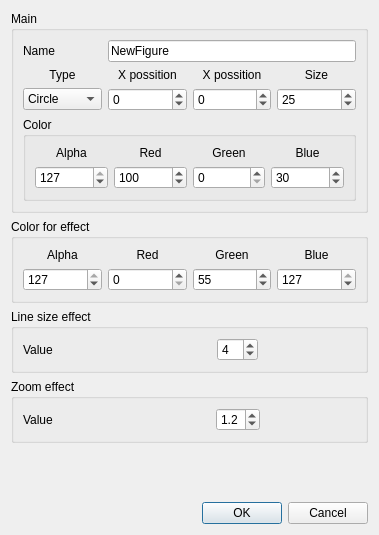
<?xml version="1.0" encoding="UTF-8"?>
<ui version="4.0">
 <class>DialogNewFigure</class>
 <widget class="QDialog" name="DialogNewFigure">
  <property name="geometry">
   <rect>
    <x>0</x>
    <y>0</y>
    <width>379</width>
    <height>535</height>
   </rect>
  </property>
  <property name="windowTitle">
   <string>Dialog</string>
  </property>
  <layout class="QVBoxLayout" name="verticalLayout">
   <item>
    <widget class="QGroupBox" name="groupBox_main">
     <property name="title">
      <string>Main</string>
     </property>
     <layout class="QGridLayout" name="gridLayout_3">
      <item row="0" column="0">
       <widget class="QLabel" name="label_name">
        <property name="text">
         <string>Name</string>
        </property>
       </widget>
      </item>
      <item row="1" column="0">
       <widget class="QLabel" name="labeltype">
        <property name="text">
         <string>Type</string>
        </property>
        <property name="alignment">
         <set>Qt::AlignCenter</set>
        </property>
       </widget>
      </item>
      <item row="1" column="1">
       <widget class="QLabel" name="label_xPos">
        <property name="text">
         <string>X possition</string>
        </property>
        <property name="alignment">
         <set>Qt::AlignCenter</set>
        </property>
       </widget>
      </item>
      <item row="1" column="2">
       <widget class="QLabel" name="label_yPos">
        <property name="text">
         <string>X possition</string>
        </property>
        <property name="alignment">
         <set>Qt::AlignCenter</set>
        </property>
       </widget>
      </item>
      <item row="1" column="3">
       <widget class="QLabel" name="label_size">
        <property name="text">
         <string>Size</string>
        </property>
        <property name="alignment">
         <set>Qt::AlignCenter</set>
        </property>
       </widget>
      </item>
      <item row="2" column="0">
       <widget class="QComboBox" name="comboBox_type">
        <item>
         <property name="text">
          <string>Circle</string>
         </property>
        </item>
        <item>
         <property name="text">
          <string>Square</string>
         </property>
        </item>
        <item>
         <property name="text">
          <string>Triangle</string>
         </property>
        </item>
       </widget>
      </item>
      <item row="2" column="1">
       <widget class="QSpinBox" name="spinBox_xPos">
        <property name="minimum">
         <number>-9999</number>
        </property>
        <property name="maximum">
         <number>9999</number>
        </property>
       </widget>
      </item>
      <item row="2" column="2">
       <widget class="QSpinBox" name="spinBox_yPos">
        <property name="minimum">
         <number>-9999</number>
        </property>
        <property name="maximum">
         <number>9999</number>
        </property>
       </widget>
      </item>
      <item row="2" column="3">
       <widget class="QSpinBox" name="spinBox_size">
        <property name="minimum">
         <number>10</number>
        </property>
        <property name="maximum">
         <number>50</number>
        </property>
        <property name="value">
         <number>25</number>
        </property>
       </widget>
      </item>
      <item row="3" column="0" colspan="4">
       <widget class="QGroupBox" name="groupBox_color">
        <property name="title">
         <string>Color</string>
        </property>
        <layout class="QGridLayout" name="gridLayout">
         <item row="0" column="0">
          <widget class="QLabel" name="label_alpha">
           <property name="text">
            <string>Alpha</string>
           </property>
           <property name="alignment">
            <set>Qt::AlignCenter</set>
           </property>
          </widget>
         </item>
         <item row="0" column="1">
          <widget class="QLabel" name="label_red">
           <property name="text">
            <string>Red</string>
           </property>
           <property name="alignment">
            <set>Qt::AlignCenter</set>
           </property>
          </widget>
         </item>
         <item row="0" column="2">
          <widget class="QLabel" name="label_green">
           <property name="text">
            <string>Green</string>
           </property>
           <property name="alignment">
            <set>Qt::AlignCenter</set>
           </property>
          </widget>
         </item>
         <item row="0" column="3">
          <widget class="QLabel" name="label_blue">
           <property name="text">
            <string>Blue</string>
           </property>
           <property name="alignment">
            <set>Qt::AlignCenter</set>
           </property>
          </widget>
         </item>
         <item row="1" column="0">
          <widget class="QSpinBox" name="spinBox_alpa">
           <property name="minimum">
            <number>0</number>
           </property>
           <property name="maximum">
            <number>127</number>
           </property>
           <property name="value">
            <number>127</number>
           </property>
          </widget>
         </item>
         <item row="1" column="1">
          <widget class="QSpinBox" name="spinBox_red">
           <property name="minimum">
            <number>0</number>
           </property>
           <property name="maximum">
            <number>127</number>
           </property>
           <property name="value">
            <number>100</number>
           </property>
          </widget>
         </item>
         <item row="1" column="2">
          <widget class="QSpinBox" name="spinBox_green">
           <property name="minimum">
            <number>0</number>
           </property>
           <property name="maximum">
            <number>127</number>
           </property>
          </widget>
         </item>
         <item row="1" column="3">
          <widget class="QSpinBox" name="spinBox_blue">
           <property name="minimum">
            <number>0</number>
           </property>
           <property name="maximum">
            <number>127</number>
           </property>
           <property name="value">
            <number>30</number>
           </property>
          </widget>
         </item>
        </layout>
       </widget>
      </item>
      <item row="0" column="1" colspan="3">
       <widget class="QLineEdit" name="lineEdit_name">
        <property name="text">
         <string>NewFigure</string>
        </property>
       </widget>
      </item>
     </layout>
    </widget>
   </item>
   <item>
    <widget class="QGroupBox" name="groupBox_colorEffect">
     <property name="enabled">
      <bool>true</bool>
     </property>
     <property name="title">
      <string>Color for effect</string>
     </property>
     <layout class="QGridLayout" name="gridLayout_2">
      <item row="0" column="0">
       <widget class="QLabel" name="label_alphaEffect">
        <property name="text">
         <string>Alpha</string>
        </property>
        <property name="alignment">
         <set>Qt::AlignCenter</set>
        </property>
       </widget>
      </item>
      <item row="0" column="1">
       <widget class="QLabel" name="label_redEffect">
        <property name="text">
         <string>Red</string>
        </property>
        <property name="alignment">
         <set>Qt::AlignCenter</set>
        </property>
       </widget>
      </item>
      <item row="0" column="2">
       <widget class="QLabel" name="label_greenEffect">
        <property name="text">
         <string>Green</string>
        </property>
        <property name="alignment">
         <set>Qt::AlignCenter</set>
        </property>
       </widget>
      </item>
      <item row="0" column="3">
       <widget class="QLabel" name="label_blueEffect">
        <property name="text">
         <string>Blue</string>
        </property>
        <property name="alignment">
         <set>Qt::AlignCenter</set>
        </property>
       </widget>
      </item>
      <item row="1" column="0">
       <widget class="QSpinBox" name="spinBox_alpaEffect">
        <property name="maximum">
         <number>127</number>
        </property>
        <property name="value">
         <number>127</number>
        </property>
       </widget>
      </item>
      <item row="1" column="1">
       <widget class="QSpinBox" name="spinBox_redEffect">
        <property name="maximum">
         <number>127</number>
        </property>
       </widget>
      </item>
      <item row="1" column="2">
       <widget class="QSpinBox" name="spinBox_greenEffect">
        <property name="maximum">
         <number>127</number>
        </property>
        <property name="value">
         <number>55</number>
        </property>
       </widget>
      </item>
      <item row="1" column="3">
       <widget class="QSpinBox" name="spinBox_blueEffect">
        <property name="maximum">
         <number>127</number>
        </property>
        <property name="value">
         <number>127</number>
        </property>
       </widget>
      </item>
     </layout>
    </widget>
   </item>
   <item>
    <widget class="QGroupBox" name="groupBox_sizeEffect">
     <property name="title">
      <string>Line size effect</string>
     </property>
     <layout class="QHBoxLayout" name="horizontalLayout">
      <item>
       <widget class="QLabel" name="label_sizeEffect">
        <property name="text">
         <string>Value</string>
        </property>
       </widget>
      </item>
      <item>
       <spacer name="horizontalSpacer">
        <property name="orientation">
         <enum>Qt::Horizontal</enum>
        </property>
        <property name="sizeHint" stdset="0">
         <size>
          <width>158</width>
          <height>20</height>
         </size>
        </property>
       </spacer>
      </item>
      <item>
       <widget class="QSpinBox" name="spinBox_sizeEffect">
        <property name="maximum">
         <number>10</number>
        </property>
        <property name="value">
         <number>4</number>
        </property>
       </widget>
      </item>
      <item>
       <spacer name="horizontalSpacer_3">
        <property name="orientation">
         <enum>Qt::Horizontal</enum>
        </property>
        <property name="sizeHint" stdset="0">
         <size>
          <width>40</width>
          <height>20</height>
         </size>
        </property>
       </spacer>
      </item>
     </layout>
    </widget>
   </item>
   <item>
    <widget class="QGroupBox" name="groupBox_zoomEffect">
     <property name="title">
      <string>Zoom effect</string>
     </property>
     <layout class="QHBoxLayout" name="horizontalLayout_2">
      <item>
       <widget class="QLabel" name="label_zoomEffect">
        <property name="text">
         <string>Value</string>
        </property>
       </widget>
      </item>
      <item>
       <spacer name="horizontalSpacer_2">
        <property name="orientation">
         <enum>Qt::Horizontal</enum>
        </property>
        <property name="sizeHint" stdset="0">
         <size>
          <width>157</width>
          <height>20</height>
         </size>
        </property>
       </spacer>
      </item>
      <item>
       <widget class="QDoubleSpinBox" name="doubleSpinBox_zoomEffect">
        <property name="decimals">
         <number>1</number>
        </property>
        <property name="maximum">
         <double>3.000000000000000</double>
        </property>
        <property name="singleStep">
         <double>0.100000000000000</double>
        </property>
        <property name="value">
         <double>1.200000000000000</double>
        </property>
       </widget>
      </item>
      <item>
       <spacer name="horizontalSpacer_4">
        <property name="orientation">
         <enum>Qt::Horizontal</enum>
        </property>
        <property name="sizeHint" stdset="0">
         <size>
          <width>40</width>
          <height>20</height>
         </size>
        </property>
       </spacer>
      </item>
     </layout>
    </widget>
   </item>
   <item>
    <spacer name="verticalSpacer">
     <property name="orientation">
      <enum>Qt::Vertical</enum>
     </property>
     <property name="sizeHint" stdset="0">
      <size>
       <width>20</width>
       <height>40</height>
      </size>
     </property>
    </spacer>
   </item>
   <item>
    <widget class="QDialogButtonBox" name="buttonBox">
     <property name="orientation">
      <enum>Qt::Horizontal</enum>
     </property>
     <property name="standardButtons">
      <set>QDialogButtonBox::Cancel|QDialogButtonBox::Ok</set>
     </property>
    </widget>
   </item>
  </layout>
 </widget>
 <resources/>
 <connections>
  <connection>
   <sender>buttonBox</sender>
   <signal>accepted()</signal>
   <receiver>DialogNewFigure</receiver>
   <slot>accept()</slot>
   <hints>
    <hint type="sourcelabel">
     <x>248</x>
     <y>254</y>
    </hint>
    <hint type="destinationlabel">
     <x>157</x>
     <y>274</y>
    </hint>
   </hints>
  </connection>
  <connection>
   <sender>buttonBox</sender>
   <signal>rejected()</signal>
   <receiver>DialogNewFigure</receiver>
   <slot>reject()</slot>
   <hints>
    <hint type="sourcelabel">
     <x>316</x>
     <y>260</y>
    </hint>
    <hint type="destinationlabel">
     <x>286</x>
     <y>274</y>
    </hint>
   </hints>
  </connection>
 </connections>
</ui>
